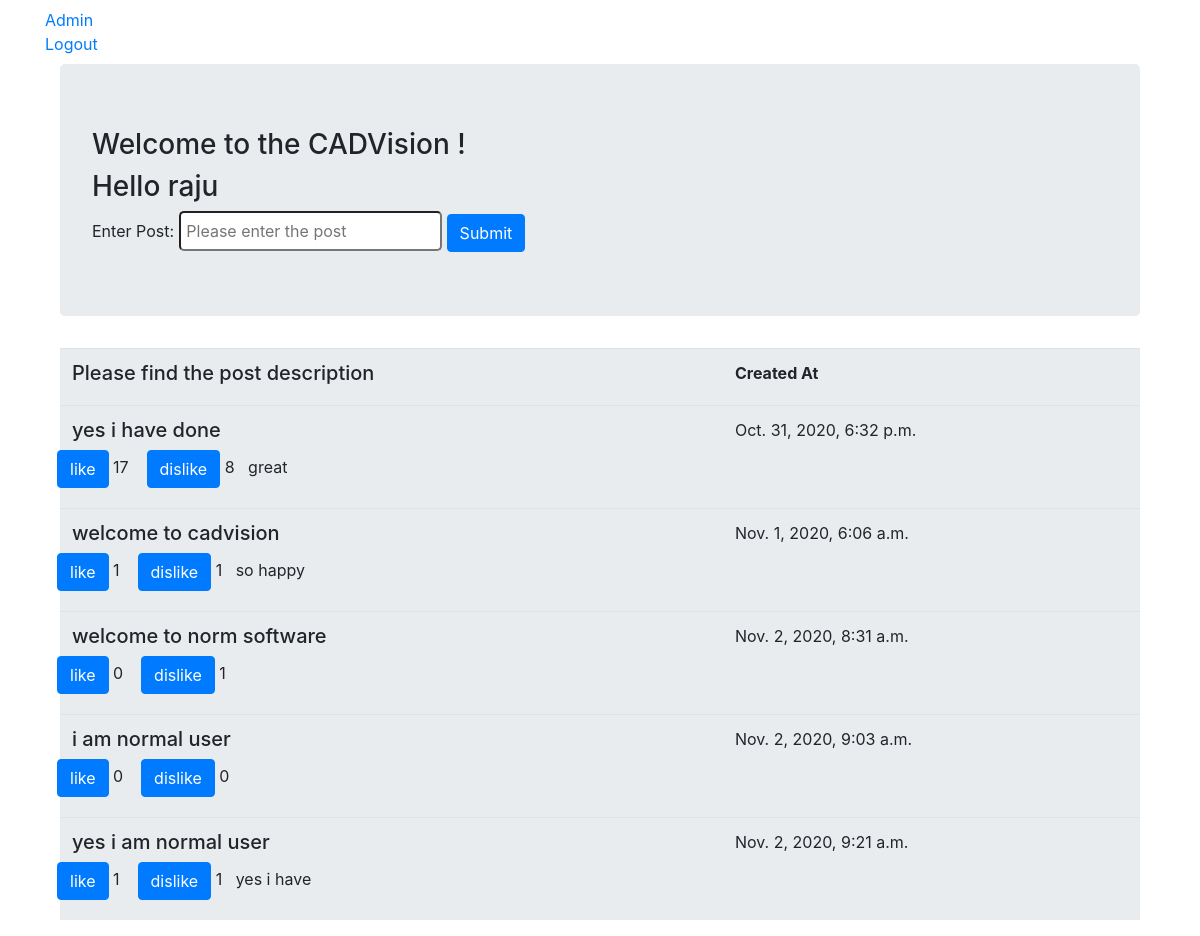
The app's page / (signed in) with its own data.
### gameapp/models.py (models this page shows, shortened)
class GamePost(models.Model):
	user = models.ForeignKey(User,on_delete=models.CASCADE, null=True)
	description = models.TextField(blank=True,null=True)
	like_count = models.IntegerField(default=0,blank=True,null=True)
	dislike_count = models.IntegerField(default=0,blank=True,null=True)
	created_at = models.DateTimeField(auto_now_add=True,null=True)

class Reply(models.Model):
	user = models.ForeignKey(User,on_delete=models.CASCADE, null=True)
	description = models.ForeignKey(GamePost, on_delete=models.CASCADE, null=True)
	reply = models.CharField(max_length=50, null=True)

### gameapp/views.py (the view)
# urls.py: url(r'^$',views.index,name='index'),
def index(request):
	post_data = list_post(request)
	print(post_data)
	context = {"post_data": post_data}
	return render(request,'index.html', context)

### gameapp/views.py (called while the page is built)
def list_post(request):
	post_query = GamePost.objects.values()
	for post in post_query:
		reply_data = Reply.objects.filter(description__id=post['id']).values('reply')
		post['reply'] = reply_data
	return post_query

### templates/index.html (shortened to what this page needs)
{% extends "base.html" %}
{% block body_block %}<div class="container">
  <div class="jumbotron">
    <h3>Welcome to the CADVision !</h3>
    {% if user.is_authenticated %}
        <h3>Hello {{ user.username }}</h3>
    {% endif %}
    {% if user.is_authenticated %}
	    <form method="post" action="{% url 'gameapp:game_post' %}">
		    <label for="Enter the post">Enter Post:</label>
		    <input type="text" name="description" style="border-radius:5px; padding: 5.8px" placeholder="Please enter the post" required>
		    <input type="submit" name="" class="btn btn-primary" value="Submit">
	    </form></div>
	{% endif %}
    {% if user.is_authenticated and user.is_superuser %}
	    <table class="table" style="background-color: #e9ecef">
		  <tr>
		    <th><h5>Please find the post description</h5></th>
		    <th>Created At</th>
		  </tr>
			  {% for post in post_data %}
			  <tr>
			  	<div>
				    <td style="padding-bottom: 20px"><h5> {{post.description}} </h5>
				    	<div class="row">
				    		<form method="post" action="{% url 'gameapp:like_count' id=post.id %}" >
					    		<input type="submit" name="" class="btn btn-primary" value="like">
					    		<span>{{post.like_count}}</span></a> &nbsp;&nbsp;&nbsp;
				    		</form>
				    		<form method="post" action="{% url 'gameapp:dislike_count' id=post.id %}" >
					    		<input type="submit" name=""  class="btn btn-primary" value="dislike">
					    		<span>{{post.dislike_count}}</span></a>&nbsp;&nbsp;
					    		{% for reply in post.reply %}
					    			<span>{{reply.reply}}</span>
					    		{% endfor %}
				    		</form>
						</div>
						</td>
				</div>
			    <td>{{post.created_at}}</td>
			  </tr>
			  {% endfor %}
		</table>
	{% endif %}
  </div>
</div>{% endblock %}

### templates/base.html (shortened to what this page needs)
<!DOCTYPE html>
<html>
  <head>
        <link rel="stylesheet" href="https://maxcdn.bootstrapcdn.com/bootstrap/4.0.0/css/bootstrap.min.css">
  </head>
  <body>
    <nav class="navbar navbar-default navbar-static-top">
      <div class="container">
        <div class="nav navbar-nav">
          <a class="navbar-link" href="{% url 'admin:index' %}">Admin</a>
          {% if user.is_authenticated %}
            <a style="float: right;" href="{% url 'logout' %}">Logout</a>
          {% endif %}
        </div>
      </div>
    </nav>
    <div class="container">
    {% block body_block %}
    {% endblock %}
  </body>
</html>

### records on screen
GamePost: description "yes i have done", like_count "17", dislike_count "8", created_at "Oct. 31, 2020, 6:32 p.m."
Reply: reply "great"
GamePost: description "welcome to cadvision", like_count "1", dislike_count "1", created_at "Nov. 1, 2020, 6:06 a.m."
Reply: reply "so happy"
GamePost: description "welcome to norm software", like_count "0", dislike_count "1", created_at "Nov. 2, 2020, 8:31 a.m."
GamePost: description "i am normal user", like_count "0", dislike_count "0", created_at "Nov. 2, 2020, 9:03 a.m."
GamePost: description "yes i am normal user", like_count "1", dislike_count "1", created_at "Nov. 2, 2020, 9:21 a.m."
Reply: reply "yes i have"

### other values on screen
{{ user.username }} "raju"
